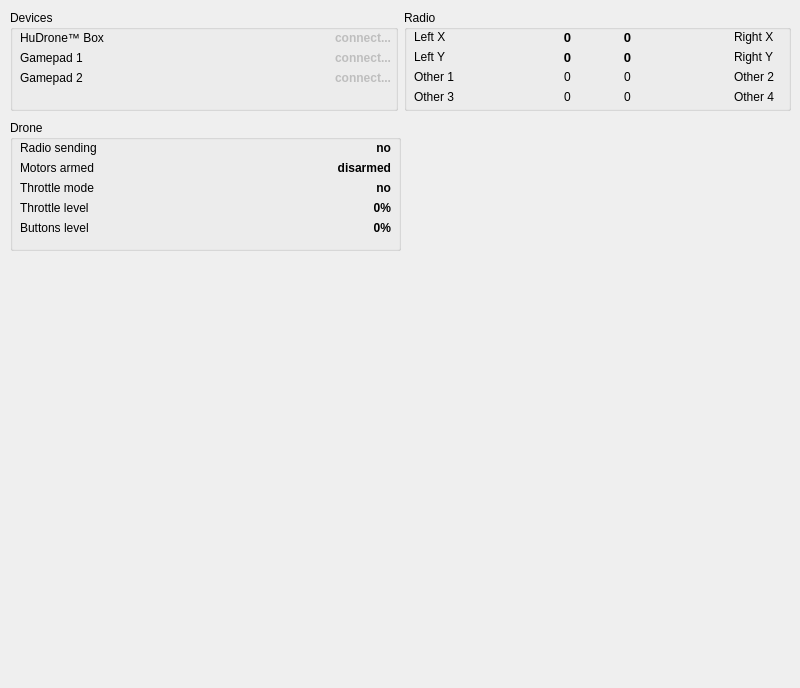
<?xml version="1.0" encoding="UTF-8"?>
<ui version="4.0">
 <class>DialogFly</class>
 <widget class="QDialog" name="DialogFly">
  <property name="geometry">
   <rect>
    <x>0</x>
    <y>0</y>
    <width>800</width>
    <height>688</height>
   </rect>
  </property>
  <property name="windowTitle">
   <string>Dialog</string>
  </property>
  <widget class="QWidget" name="horizontalLayoutWidget">
   <property name="geometry">
    <rect>
     <x>10</x>
     <y>10</y>
     <width>781</width>
     <height>101</height>
    </rect>
   </property>
   <layout class="QHBoxLayout" name="horizontalLayout">
    <item>
     <widget class="QGroupBox" name="groupBox_2">
      <property name="title">
       <string>Devices</string>
      </property>
      <widget class="QLabel" name="label">
       <property name="geometry">
        <rect>
         <x>10</x>
         <y>20</y>
         <width>141</width>
         <height>16</height>
        </rect>
       </property>
       <property name="text">
        <string>HuDrone™ Box</string>
       </property>
      </widget>
      <widget class="QLabel" name="label_3">
       <property name="geometry">
        <rect>
         <x>10</x>
         <y>60</y>
         <width>141</width>
         <height>16</height>
        </rect>
       </property>
       <property name="text">
        <string>Gamepad 2</string>
       </property>
      </widget>
      <widget class="QLabel" name="label_2">
       <property name="geometry">
        <rect>
         <x>10</x>
         <y>40</y>
         <width>141</width>
         <height>16</height>
        </rect>
       </property>
       <property name="text">
        <string>Gamepad 1</string>
       </property>
      </widget>
      <widget class="QLabel" name="labelDeviceGamepad1">
       <property name="enabled">
        <bool>false</bool>
       </property>
       <property name="geometry">
        <rect>
         <x>250</x>
         <y>60</y>
         <width>131</width>
         <height>16</height>
        </rect>
       </property>
       <property name="font">
        <font>
         <weight>75</weight>
         <bold>true</bold>
        </font>
       </property>
       <property name="text">
        <string>connect...</string>
       </property>
       <property name="alignment">
        <set>Qt::AlignRight|Qt::AlignTrailing|Qt::AlignVCenter</set>
       </property>
      </widget>
      <widget class="QLabel" name="labelDeviceGamepad0">
       <property name="enabled">
        <bool>false</bool>
       </property>
       <property name="geometry">
        <rect>
         <x>250</x>
         <y>40</y>
         <width>131</width>
         <height>16</height>
        </rect>
       </property>
       <property name="font">
        <font>
         <weight>75</weight>
         <bold>true</bold>
        </font>
       </property>
       <property name="text">
        <string>connect...</string>
       </property>
       <property name="alignment">
        <set>Qt::AlignRight|Qt::AlignTrailing|Qt::AlignVCenter</set>
       </property>
      </widget>
      <widget class="QLabel" name="labelDeviceHudroneBox">
       <property name="enabled">
        <bool>false</bool>
       </property>
       <property name="geometry">
        <rect>
         <x>250</x>
         <y>20</y>
         <width>131</width>
         <height>16</height>
        </rect>
       </property>
       <property name="font">
        <font>
         <weight>75</weight>
         <bold>true</bold>
        </font>
       </property>
       <property name="text">
        <string>connect...</string>
       </property>
       <property name="alignment">
        <set>Qt::AlignRight|Qt::AlignTrailing|Qt::AlignVCenter</set>
       </property>
      </widget>
     </widget>
    </item>
    <item>
     <widget class="QGroupBox" name="groupBox">
      <property name="title">
       <string>Radio</string>
      </property>
      <widget class="QLabel" name="label_4">
       <property name="geometry">
        <rect>
         <x>10</x>
         <y>20</y>
         <width>47</width>
         <height>14</height>
        </rect>
       </property>
       <property name="text">
        <string>Left X</string>
       </property>
      </widget>
      <widget class="QLabel" name="label_5">
       <property name="geometry">
        <rect>
         <x>10</x>
         <y>40</y>
         <width>47</width>
         <height>14</height>
        </rect>
       </property>
       <property name="text">
        <string>Left Y</string>
       </property>
      </widget>
      <widget class="QLabel" name="label_6">
       <property name="geometry">
        <rect>
         <x>330</x>
         <y>20</y>
         <width>47</width>
         <height>14</height>
        </rect>
       </property>
       <property name="text">
        <string>Right X</string>
       </property>
      </widget>
      <widget class="QLabel" name="label_7">
       <property name="geometry">
        <rect>
         <x>330</x>
         <y>40</y>
         <width>47</width>
         <height>14</height>
        </rect>
       </property>
       <property name="text">
        <string>Right Y</string>
       </property>
      </widget>
      <widget class="QLabel" name="labelLeftX">
       <property name="geometry">
        <rect>
         <x>140</x>
         <y>20</y>
         <width>47</width>
         <height>14</height>
        </rect>
       </property>
       <property name="font">
        <font>
         <pointsize>10</pointsize>
         <weight>75</weight>
         <bold>true</bold>
        </font>
       </property>
       <property name="text">
        <string>0</string>
       </property>
       <property name="alignment">
        <set>Qt::AlignCenter</set>
       </property>
      </widget>
      <widget class="QLabel" name="labelLeftY">
       <property name="geometry">
        <rect>
         <x>140</x>
         <y>40</y>
         <width>47</width>
         <height>14</height>
        </rect>
       </property>
       <property name="font">
        <font>
         <pointsize>10</pointsize>
         <weight>75</weight>
         <bold>true</bold>
        </font>
       </property>
       <property name="text">
        <string>0</string>
       </property>
       <property name="alignment">
        <set>Qt::AlignCenter</set>
       </property>
      </widget>
      <widget class="QLabel" name="labelRightX">
       <property name="geometry">
        <rect>
         <x>200</x>
         <y>20</y>
         <width>47</width>
         <height>14</height>
        </rect>
       </property>
       <property name="font">
        <font>
         <pointsize>10</pointsize>
         <weight>75</weight>
         <bold>true</bold>
        </font>
       </property>
       <property name="text">
        <string>0</string>
       </property>
       <property name="alignment">
        <set>Qt::AlignCenter</set>
       </property>
      </widget>
      <widget class="QLabel" name="labelRightY">
       <property name="geometry">
        <rect>
         <x>200</x>
         <y>40</y>
         <width>47</width>
         <height>14</height>
        </rect>
       </property>
       <property name="font">
        <font>
         <pointsize>10</pointsize>
         <weight>75</weight>
         <bold>true</bold>
        </font>
       </property>
       <property name="text">
        <string>0</string>
       </property>
       <property name="alignment">
        <set>Qt::AlignCenter</set>
       </property>
      </widget>
      <widget class="QLabel" name="label_10">
       <property name="geometry">
        <rect>
         <x>10</x>
         <y>60</y>
         <width>47</width>
         <height>14</height>
        </rect>
       </property>
       <property name="text">
        <string>Other 1</string>
       </property>
      </widget>
      <widget class="QLabel" name="labelOther3">
       <property name="geometry">
        <rect>
         <x>10</x>
         <y>80</y>
         <width>47</width>
         <height>14</height>
        </rect>
       </property>
       <property name="text">
        <string>Other 3</string>
       </property>
      </widget>
      <widget class="QLabel" name="labelOther2">
       <property name="geometry">
        <rect>
         <x>330</x>
         <y>60</y>
         <width>47</width>
         <height>14</height>
        </rect>
       </property>
       <property name="text">
        <string>Other 2</string>
       </property>
      </widget>
      <widget class="QLabel" name="labelOther4">
       <property name="geometry">
        <rect>
         <x>330</x>
         <y>80</y>
         <width>47</width>
         <height>14</height>
        </rect>
       </property>
       <property name="text">
        <string>Other 4</string>
       </property>
      </widget>
      <widget class="QLabel" name="labelOther1">
       <property name="geometry">
        <rect>
         <x>140</x>
         <y>60</y>
         <width>47</width>
         <height>14</height>
        </rect>
       </property>
       <property name="text">
        <string>0</string>
       </property>
       <property name="alignment">
        <set>Qt::AlignCenter</set>
       </property>
      </widget>
      <widget class="QLabel" name="labelLeftY_3">
       <property name="geometry">
        <rect>
         <x>140</x>
         <y>80</y>
         <width>47</width>
         <height>14</height>
        </rect>
       </property>
       <property name="text">
        <string>0</string>
       </property>
       <property name="alignment">
        <set>Qt::AlignCenter</set>
       </property>
      </widget>
      <widget class="QLabel" name="labelLeftY_4">
       <property name="geometry">
        <rect>
         <x>200</x>
         <y>60</y>
         <width>47</width>
         <height>14</height>
        </rect>
       </property>
       <property name="text">
        <string>0</string>
       </property>
       <property name="alignment">
        <set>Qt::AlignCenter</set>
       </property>
      </widget>
      <widget class="QLabel" name="labelLeftY_5">
       <property name="geometry">
        <rect>
         <x>200</x>
         <y>80</y>
         <width>47</width>
         <height>14</height>
        </rect>
       </property>
       <property name="text">
        <string>0</string>
       </property>
       <property name="alignment">
        <set>Qt::AlignCenter</set>
       </property>
      </widget>
     </widget>
    </item>
   </layout>
  </widget>
  <widget class="QWidget" name="horizontalLayoutWidget_2">
   <property name="geometry">
    <rect>
     <x>10</x>
     <y>120</y>
     <width>391</width>
     <height>131</height>
    </rect>
   </property>
   <layout class="QHBoxLayout" name="horizontalLayout_2">
    <item>
     <widget class="QGroupBox" name="groupBox_3">
      <property name="title">
       <string>Drone</string>
      </property>
      <widget class="QLabel" name="label_8">
       <property name="geometry">
        <rect>
         <x>10</x>
         <y>40</y>
         <width>141</width>
         <height>16</height>
        </rect>
       </property>
       <property name="text">
        <string>Motors armed</string>
       </property>
      </widget>
      <widget class="QLabel" name="label_9">
       <property name="geometry">
        <rect>
         <x>10</x>
         <y>60</y>
         <width>141</width>
         <height>16</height>
        </rect>
       </property>
       <property name="text">
        <string>Throttle mode</string>
       </property>
      </widget>
      <widget class="QLabel" name="labelThrottleLevel_2">
       <property name="geometry">
        <rect>
         <x>10</x>
         <y>80</y>
         <width>141</width>
         <height>16</height>
        </rect>
       </property>
       <property name="text">
        <string>Throttle level</string>
       </property>
      </widget>
      <widget class="QLabel" name="labelRadioSending">
       <property name="enabled">
        <bool>true</bool>
       </property>
       <property name="geometry">
        <rect>
         <x>250</x>
         <y>20</y>
         <width>131</width>
         <height>16</height>
        </rect>
       </property>
       <property name="font">
        <font>
         <weight>75</weight>
         <bold>true</bold>
        </font>
       </property>
       <property name="text">
        <string>no</string>
       </property>
       <property name="alignment">
        <set>Qt::AlignRight|Qt::AlignTrailing|Qt::AlignVCenter</set>
       </property>
      </widget>
      <widget class="QLabel" name="label_11">
       <property name="geometry">
        <rect>
         <x>10</x>
         <y>20</y>
         <width>141</width>
         <height>16</height>
        </rect>
       </property>
       <property name="text">
        <string>Radio sending</string>
       </property>
      </widget>
      <widget class="QLabel" name="labelMotorsArmed">
       <property name="enabled">
        <bool>true</bool>
       </property>
       <property name="geometry">
        <rect>
         <x>250</x>
         <y>40</y>
         <width>131</width>
         <height>16</height>
        </rect>
       </property>
       <property name="font">
        <font>
         <weight>75</weight>
         <bold>true</bold>
        </font>
       </property>
       <property name="text">
        <string>disarmed</string>
       </property>
       <property name="alignment">
        <set>Qt::AlignRight|Qt::AlignTrailing|Qt::AlignVCenter</set>
       </property>
      </widget>
      <widget class="QLabel" name="labelThrottleModeActive">
       <property name="enabled">
        <bool>true</bool>
       </property>
       <property name="geometry">
        <rect>
         <x>250</x>
         <y>60</y>
         <width>131</width>
         <height>16</height>
        </rect>
       </property>
       <property name="font">
        <font>
         <weight>75</weight>
         <bold>true</bold>
        </font>
       </property>
       <property name="text">
        <string>no</string>
       </property>
       <property name="alignment">
        <set>Qt::AlignRight|Qt::AlignTrailing|Qt::AlignVCenter</set>
       </property>
      </widget>
      <widget class="QLabel" name="labelThrottleLevel">
       <property name="enabled">
        <bool>true</bool>
       </property>
       <property name="geometry">
        <rect>
         <x>250</x>
         <y>80</y>
         <width>131</width>
         <height>16</height>
        </rect>
       </property>
       <property name="font">
        <font>
         <weight>75</weight>
         <bold>true</bold>
        </font>
       </property>
       <property name="text">
        <string>0%</string>
       </property>
       <property name="alignment">
        <set>Qt::AlignRight|Qt::AlignTrailing|Qt::AlignVCenter</set>
       </property>
      </widget>
      <widget class="QLabel" name="label_15">
       <property name="geometry">
        <rect>
         <x>10</x>
         <y>100</y>
         <width>141</width>
         <height>16</height>
        </rect>
       </property>
       <property name="text">
        <string>Buttons level</string>
       </property>
      </widget>
      <widget class="QLabel" name="labelButtonsLevel">
       <property name="enabled">
        <bool>true</bool>
       </property>
       <property name="geometry">
        <rect>
         <x>250</x>
         <y>100</y>
         <width>131</width>
         <height>16</height>
        </rect>
       </property>
       <property name="font">
        <font>
         <weight>75</weight>
         <bold>true</bold>
        </font>
       </property>
       <property name="text">
        <string>0%</string>
       </property>
       <property name="alignment">
        <set>Qt::AlignRight|Qt::AlignTrailing|Qt::AlignVCenter</set>
       </property>
      </widget>
     </widget>
    </item>
   </layout>
  </widget>
 </widget>
 <resources/>
 <connections/>
</ui>
